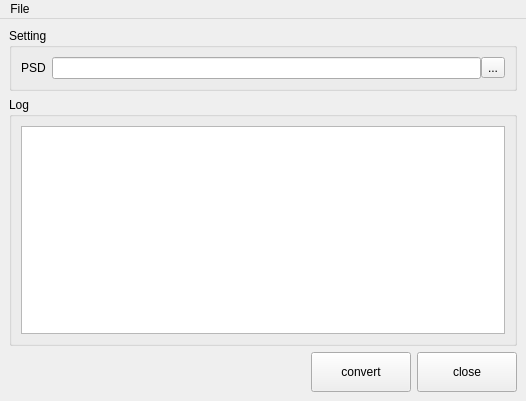
<?xml version="1.0" encoding="UTF-8"?>
<ui version="4.0">
 <class>MainWindow</class>
 <widget class="QMainWindow" name="MainWindow">
  <property name="geometry">
   <rect>
    <x>0</x>
    <y>0</y>
    <width>526</width>
    <height>401</height>
   </rect>
  </property>
  <property name="windowTitle">
   <string>MainWindow</string>
  </property>
  <widget class="QWidget" name="centralwidget">
   <layout class="QVBoxLayout" name="verticalLayout_3">
    <item>
     <widget class="QGroupBox" name="settingGroupBox">
      <property name="sizePolicy">
       <sizepolicy hsizetype="Preferred" vsizetype="Maximum">
        <horstretch>0</horstretch>
        <verstretch>0</verstretch>
       </sizepolicy>
      </property>
      <property name="title">
       <string>Setting</string>
      </property>
      <layout class="QVBoxLayout" name="verticalLayout_2">
       <item>
        <layout class="QFormLayout" name="formLayout">
         <item row="0" column="0">
          <widget class="QLabel" name="label_2">
           <property name="text">
            <string>PSD</string>
           </property>
          </widget>
         </item>
         <item row="0" column="1">
          <layout class="QHBoxLayout" name="horizontalLayout_2">
           <property name="spacing">
            <number>0</number>
           </property>
           <item>
            <widget class="QLineEdit" name="srcLineEdit"/>
           </item>
           <item>
            <widget class="QToolButton" name="srcToolButton">
             <property name="text">
              <string>...</string>
             </property>
            </widget>
           </item>
          </layout>
         </item>
        </layout>
       </item>
      </layout>
     </widget>
    </item>
    <item>
     <widget class="QGroupBox" name="logGroupBox">
      <property name="sizePolicy">
       <sizepolicy hsizetype="Preferred" vsizetype="Expanding">
        <horstretch>0</horstretch>
        <verstretch>0</verstretch>
       </sizepolicy>
      </property>
      <property name="title">
       <string>Log</string>
      </property>
      <layout class="QVBoxLayout" name="verticalLayout">
       <item>
        <widget class="LogTextEdit" name="logTextEdit">
         <property name="sizePolicy">
          <sizepolicy hsizetype="Expanding" vsizetype="Expanding">
           <horstretch>0</horstretch>
           <verstretch>0</verstretch>
          </sizepolicy>
         </property>
         <property name="lineWrapMode">
          <enum>QTextEdit::LineWrapMode::NoWrap</enum>
         </property>
         <property name="readOnly">
          <bool>true</bool>
         </property>
        </widget>
       </item>
      </layout>
     </widget>
    </item>
    <item>
     <layout class="QHBoxLayout" name="horizontalLayout_3">
      <item>
       <spacer name="horizontalSpacer">
        <property name="orientation">
         <enum>Qt::Orientation::Horizontal</enum>
        </property>
        <property name="sizeHint" stdset="0">
         <size>
          <width>40</width>
          <height>20</height>
         </size>
        </property>
       </spacer>
      </item>
      <item>
       <widget class="QPushButton" name="convertButton">
        <property name="minimumSize">
         <size>
          <width>100</width>
          <height>40</height>
         </size>
        </property>
        <property name="text">
         <string>convert</string>
        </property>
       </widget>
      </item>
      <item>
       <widget class="QPushButton" name="closeButton">
        <property name="minimumSize">
         <size>
          <width>100</width>
          <height>40</height>
         </size>
        </property>
        <property name="text">
         <string>close</string>
        </property>
       </widget>
      </item>
     </layout>
    </item>
   </layout>
  </widget>
  <widget class="QMenuBar" name="menubar">
   <property name="geometry">
    <rect>
     <x>0</x>
     <y>0</y>
     <width>526</width>
     <height>33</height>
    </rect>
   </property>
   <widget class="QMenu" name="menuFile">
    <property name="title">
     <string>File</string>
    </property>
    <addaction name="actionOpen"/>
    <addaction name="actionSave"/>
    <addaction name="separator"/>
    <addaction name="actionExit"/>
   </widget>
   <addaction name="menuFile"/>
  </widget>
  <action name="actionOpen">
   <property name="text">
    <string>Open</string>
   </property>
   <property name="shortcut">
    <string>Ctrl+O</string>
   </property>
  </action>
  <action name="actionSave">
   <property name="text">
    <string>Save</string>
   </property>
   <property name="shortcut">
    <string>Ctrl+S</string>
   </property>
  </action>
  <action name="actionExit">
   <property name="text">
    <string>Exit</string>
   </property>
   <property name="shortcut">
    <string>Ctrl+Q</string>
   </property>
  </action>
 </widget>
 <customwidgets>
  <customwidget>
   <class>LogTextEdit</class>
   <extends>QTextEdit</extends>
   <header>rs.gui.log</header>
  </customwidget>
 </customwidgets>
 <resources/>
 <connections/>
</ui>
